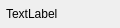
<?xml version="1.0" encoding="UTF-8"?>
<ui version="4.0">
 <class>FriendLabel</class>
 <widget class="QWidget" name="FriendLabel">
  <property name="geometry">
   <rect>
    <x>0</x>
    <y>0</y>
    <width>120</width>
    <height>28</height>
   </rect>
  </property>
  <property name="minimumSize">
   <size>
    <width>0</width>
    <height>0</height>
   </size>
  </property>
  <layout class="QHBoxLayout" name="horizontalLayout">
   <property name="spacing">
    <number>0</number>
   </property>
   <property name="leftMargin">
    <number>6</number>
   </property>
   <property name="topMargin">
    <number>2</number>
   </property>
   <property name="rightMargin">
    <number>2</number>
   </property>
   <property name="bottomMargin">
    <number>2</number>
   </property>
   <item>
    <widget class="QLabel" name="tip_lb">
     <property name="sizePolicy">
      <sizepolicy hsizetype="Minimum" vsizetype="Preferred">
       <horstretch>0</horstretch>
       <verstretch>0</verstretch>
      </sizepolicy>
     </property>
     <property name="text">
      <string>TextLabel</string>
     </property>
    </widget>
   </item>
   <item>
    <widget class="QWidget" name="close_wid" native="true">
     <property name="minimumSize">
      <size>
       <width>20</width>
       <height>20</height>
      </size>
     </property>
     <property name="maximumSize">
      <size>
       <width>20</width>
       <height>20</height>
      </size>
     </property>
     <layout class="QHBoxLayout" name="horizontalLayout_2">
      <property name="spacing">
       <number>0</number>
      </property>
      <property name="leftMargin">
       <number>0</number>
      </property>
      <property name="topMargin">
       <number>0</number>
      </property>
      <property name="rightMargin">
       <number>0</number>
      </property>
      <property name="bottomMargin">
       <number>0</number>
      </property>
      <item>
       <widget class="ClickedLabel" name="close_lb">
        <property name="minimumSize">
         <size>
          <width>14</width>
          <height>14</height>
         </size>
        </property>
        <property name="maximumSize">
         <size>
          <width>14</width>
          <height>14</height>
         </size>
        </property>
        <property name="text">
         <string/>
        </property>
       </widget>
      </item>
     </layout>
    </widget>
   </item>
  </layout>
 </widget>
 <customwidgets>
  <customwidget>
   <class>ClickedLabel</class>
   <extends>QLabel</extends>
   <header location="global">clickedlabel.h</header>
  </customwidget>
 </customwidgets>
 <resources/>
 <connections/>
</ui>
